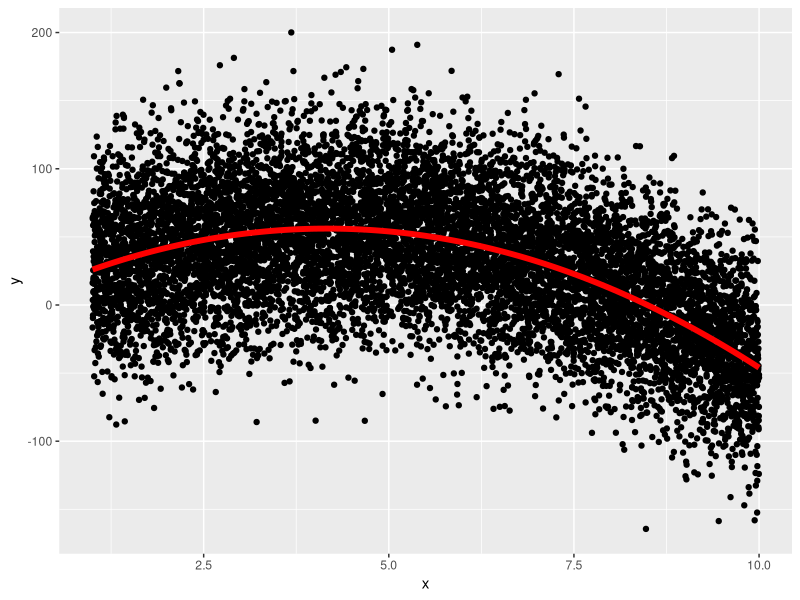

Generate this figure with R: (Note: a time limit stopped this script after it produced the figure.)
library(dplyr)
library(ggplot2)

# Define/plot true functional form:
f <- function(x){
  4 + 25*x - 3*x^2
}

# Define irreducible error:
sigma <- 40

# Set up skeleton of training and test sets
n_training <- 10^4
n_test <- 10^4

training_data <- data_frame(
  id = 1:n_training,
  x = seq(1, 10, length=n_training),
  f_x = f(x)
)
test_data <- data_frame(
  id = 1:n_test,
  x = seq(1, 10, length=n_test),
  f_x = f(x)
)

# Plot one example of test set with true curve f(x) in red
test_data <- test_data %>%
  mutate(
    eps = rnorm(n_test, mean=0, sd=sigma),
    y = f_x + eps
  )
ggplot(test_data, aes(x, y)) +
  geom_point() +
  stat_function(fun = f, geom = "line", size=2, col="red")

# Choose the x_0 we are interested in at random. In this case the x value in the
# test set closest to 5
x_0 <- test_data %>%
  mutate(diff = abs(x - 5)) %>%
  filter(diff == min(diff)) %>%
  .[["x"]]

# Save values here
overall <- NULL

for(i in 1:10000){
  # Create new y's based on new irreducible noise
  test_data <- test_data %>%
    mutate(
      eps = rnorm(n_test, mean=0, sd=sigma),
      y = f_x + eps
    )
  training_data <- training_data %>%
    mutate(
      eps = rnorm(n_training, mean=0, sd=sigma),
      y = f_x + eps
    )

  # Train model
  train_first_model <- lm(y~x, data=training_data)

  # Make predictions
  test_data <- test_data %>%
    mutate(f_x_hat = predict(train_first_model, newdata=test_data))

  # Save predictions only for X = x_0
  overall <- test_data %>%
    filter(x == x_0) %>%
    select(-id, -x, -eps) %>%
    bind_rows(overall)

  if(i %% 100 == 0){print(i)}
}

# Look at performance for X = x_0 only!
results <- overall %>%
  summarise(
    MSE = mean( (y-f_x_hat)^2 ),
    bias_squared = ( mean(f_x - f_x_hat) )^2,
    var = mean(f_x_hat^2) - (mean(f_x_hat))^2,
    irreducible = sigma^2
  )

results
results$MSE
results$bias_squared + results$var + results$irreducible
